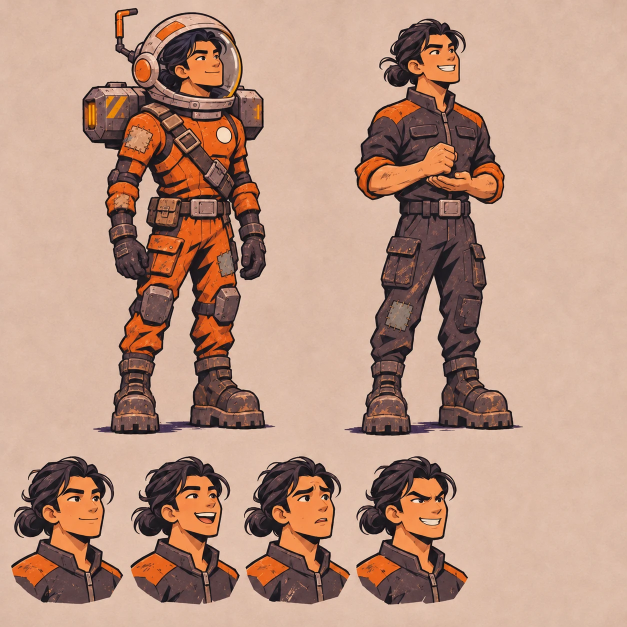
#> input picture art/C/05-nhan-vat/demo-pc/pc1.webp, 1254 x 1254 px, given in place of pc1.png, which was not available (shown at 1/2 size)
$ python ghep.py ../pc1.webp ../pc2.webp
#> lines starting #> are read from the running program, lines starting #| are printed output that depends on the picture
import sys, os
from PIL import Image, ImageDraw, ImageFont

src, dst = sys.argv[1], sys.argv[2]
os.makedirs(dst, exist_ok=True)
CARDS = [
    ("pc1.png", "PC-1  Nguyễn Việt", "Người truyền lửa - Việt Nam, nam, 29 - slot cam ○ - MVP"),
    ("pc2.png", "PC-2  Jonas Weber", "Chỗ dựa - Đức, nam, 34 - slot lam ngọc △ - MVP"),
    ("pc3.png", "PC-3  Mei Tanaka", "Cây hài - Nhật Bản, nữ, 26 - slot vàng chanh □ - Sau MVP"),
    ("pc4.png", "PC-4  Niamh Doyle", "Bộ não - Ireland, nữ, 36 - slot hồng tím ◇ - Sau MVP"),
]
F = "C:/Windows/Fonts/"
big = ImageFont.truetype(F + "segoeuib.ttf", 44)
small = ImageFont.truetype(F + "segoeui.ttf", 28)
sym = ImageFont.truetype(F + "seguisym.ttf", 28)
W, BAR = 1254, 110
sheet = Image.new("RGB", (W * 2, (W + BAR) * 2), "#F5EFE0")
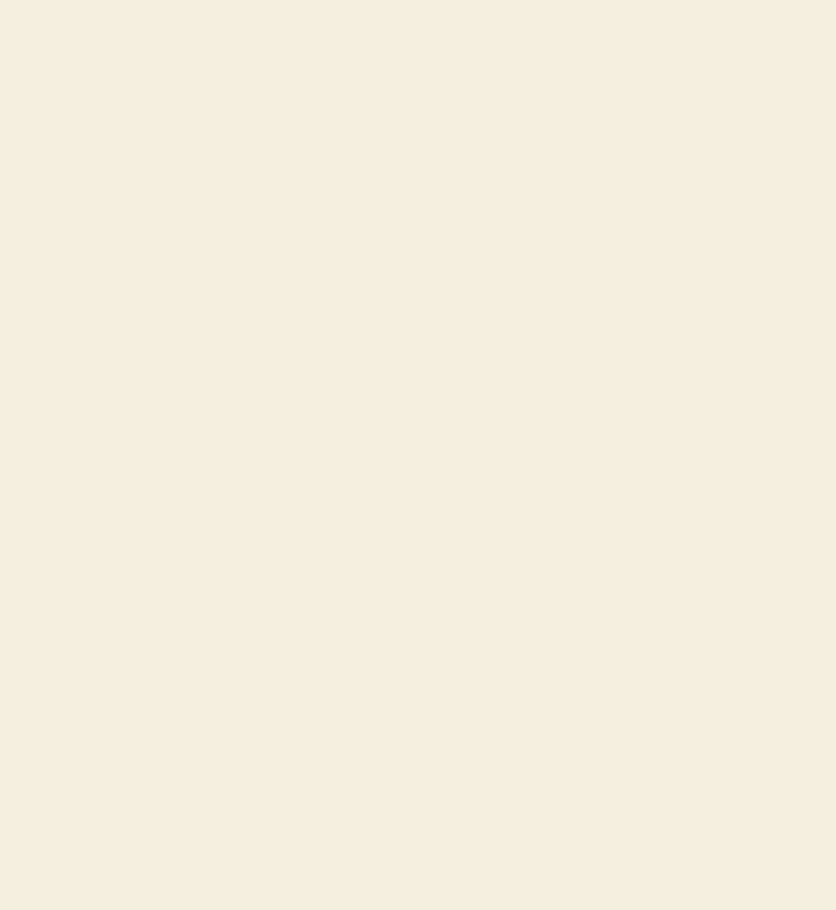
#> sheet: PIL image 2508x2728 RGB (shown at 1/3 size); mean R, G, B 245, 239, 224
d = ImageDraw.Draw(sheet)
for i, (f, name, sub) in enumerate(CARDS):
    im = Image.open(os.path.join(src, f)).convert("RGB")
#> im is the input picture: PIL image 1254x1254 RGB; mean R, G, B 186.5, 149.5, 130.7
    assert im.size == (W, W), (f, im.size)
    x, y = (i % 2) * W, (i // 2) * (W + BAR)
    d.text((x + 40, y + 14), name, font=big, fill="#1B1530")
    for part in sub.split(" "):  # ký hiệu slot cần font ký hiệu, chữ Việt cần Segoe UI
        f2 = sym if part in "○△□◇" else small
        d.text((x + 40 + (cx := locals().get("cx", 0)), y + 68), part, font=f2, fill="#4A4458")
        cx += d.textlength(part + " ", font=f2)
#> this loop made 14 passes
#> cx on passes 1 to 12: 90.3, 191, 242.6, 261.6, 325.1, 408.3, 488.3, 532.8, 551.8, 611.2, 680, 713.3
#> after the loop, cx = 801.4
    del cx
    sheet.paste(im, (x, y + BAR))
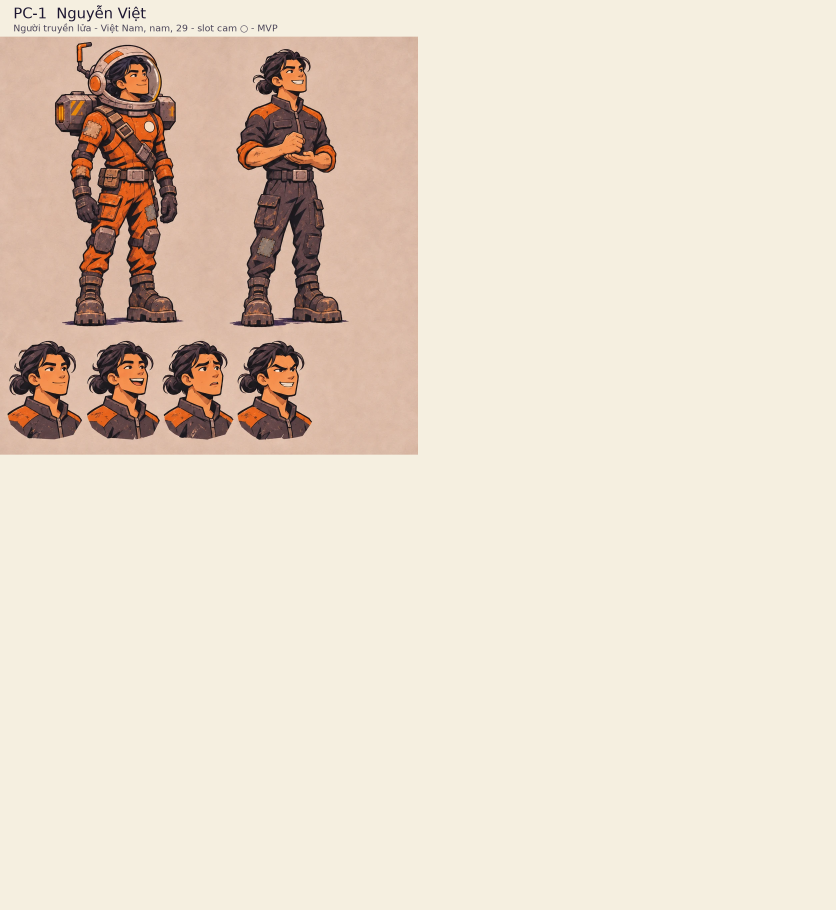
#> sheet: PIL image 2508x2728 RGB (shown at 1/3 size); mean R, G, B 231.3, 218.2, 202.4
    im.save(os.path.join(dst, f.replace(".png", ".webp")), quality=88)
#> pass 2 of the loop `for i, (f, name, sub) in enumerate(CARDS):`:
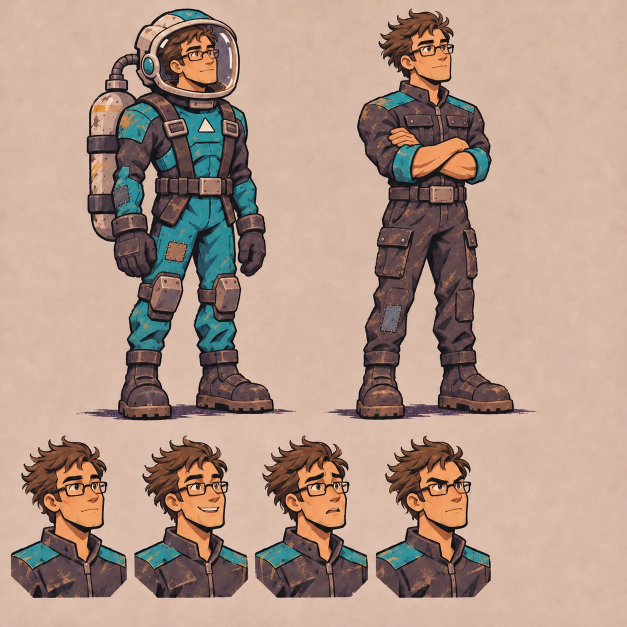
#> input picture art/C/05-nhan-vat/demo-pc/pc2.webp, 1254 x 1254 px, given in place of pc2.png, which was not available (shown at 1/2 size)
#> im is the input picture: PIL image 1254x1254 RGB; mean R, G, B 177.4, 150.9, 136.2
#> the loop `for part in sub.split(" "):` made 13 passes
#> cx on passes 1 to 8: 63.33, 124.9, 143.9, 216.6, 296.6, 341.1, 360.1, 419.5
#> after the loop `for part in sub.split(" "):`: cx = 676.2
#> `sheet.paste(im, (x, y + BAR))`:
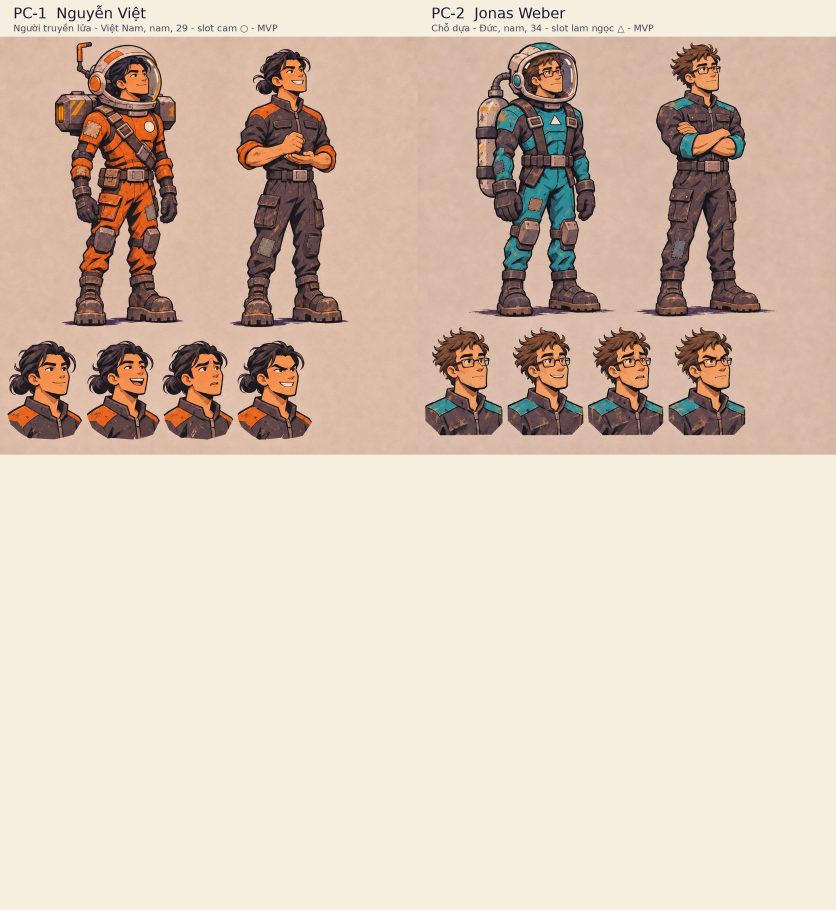
#> sheet: PIL image 2508x2728 RGB (shown at 1/3 size); mean R, G, B 215.6, 197.8, 182.1
#> pass 3 of the loop `for i, (f, name, sub) in enumerate(CARDS):`:
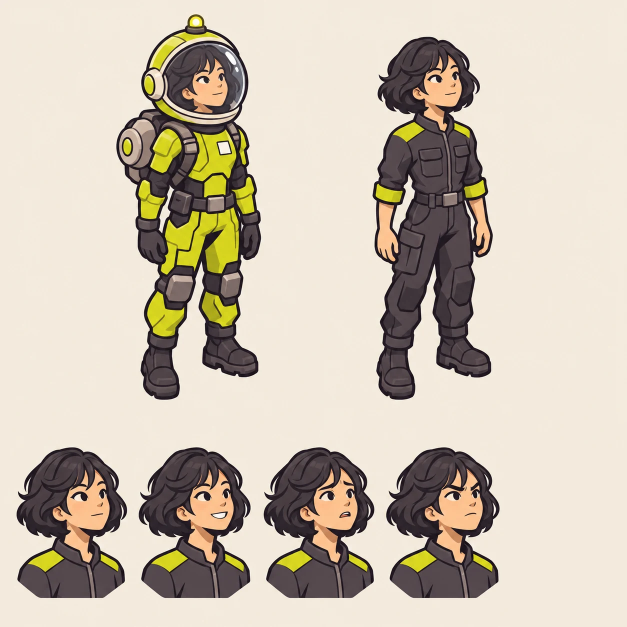
#> input picture art/C/05-nhan-vat/demo-pc/pc3.webp, 1254 x 1254 px, given in place of pc3.png, which was not available (shown at 1/2 size)
#> im is the input picture: PIL image 1254x1254 RGB; mean R, G, B 203.2, 192.5, 176.9
#> the loop `for part in sub.split(" "):` made 15 passes
#> cx on passes 1 to 8: 62.19, 113.8, 132.8, 208.5, 280.5, 333.8, 378.3, 397.3
#> after the loop `for part in sub.split(" "):`: cx = 814.7
#> `sheet.paste(im, (x, y + BAR))`:
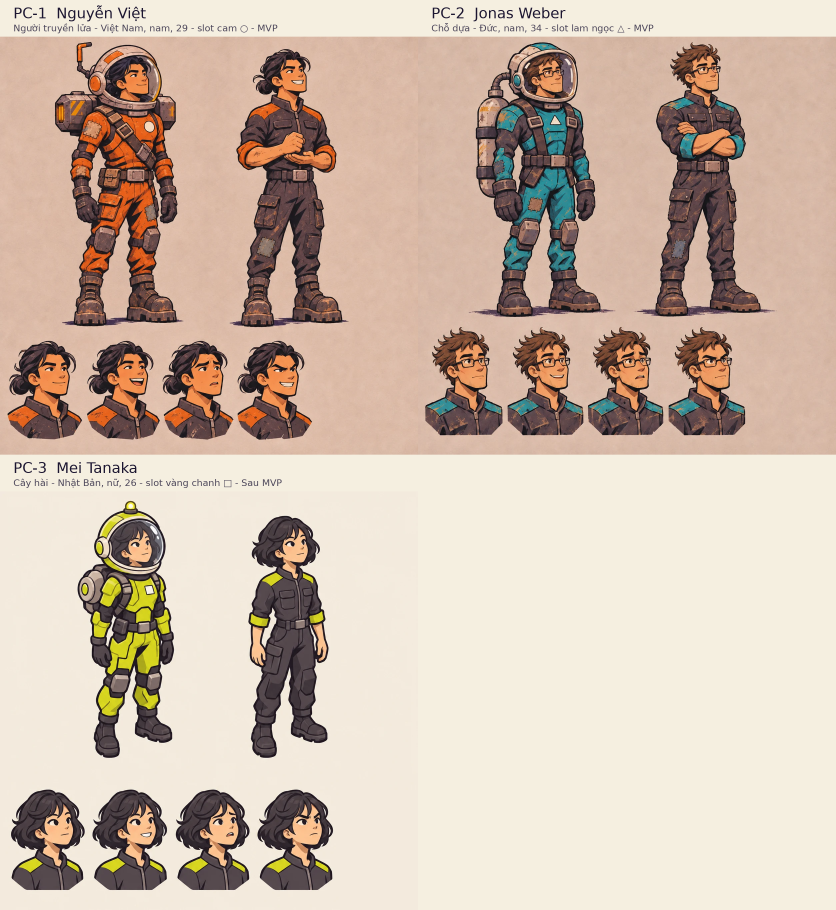
#> sheet: PIL image 2508x2728 RGB (shown at 1/3 size); mean R, G, B 205.8, 186.9, 171.1
#> the loop made 4 passes; the first 3 are shown
sheet.save(os.path.join(dst, "doi-hinh-4-pc.webp"), quality=88)
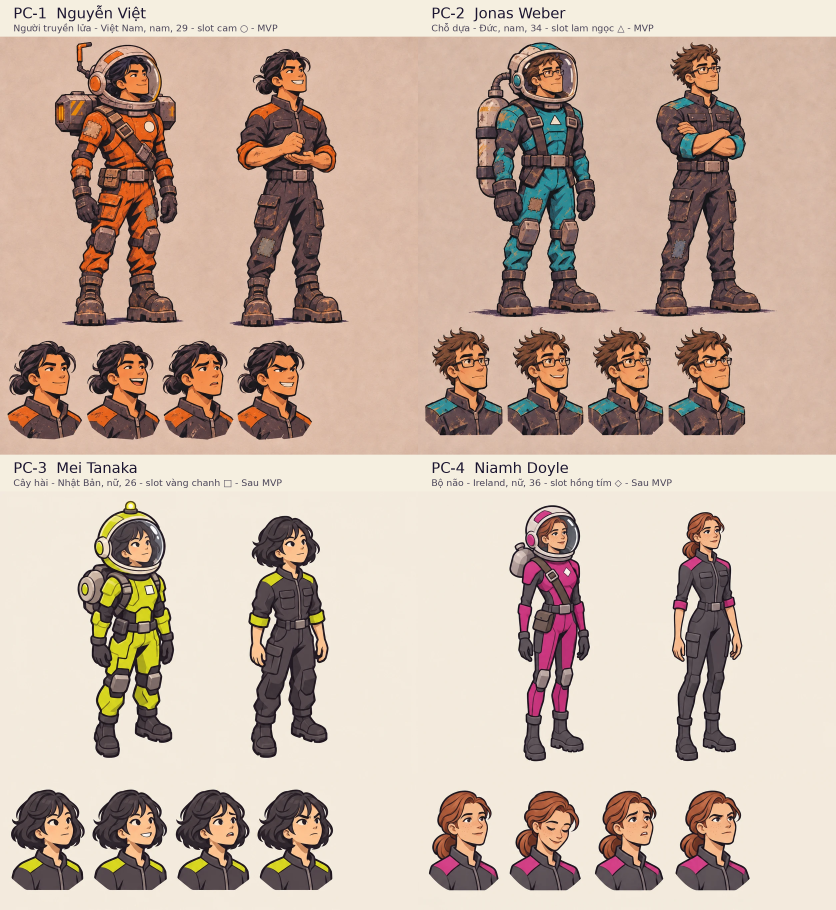
#> saved as doi-hinh-4-pc.webp: PIL image 2508x2728 RGB (shown at 1/3 size); mean R, G, B 198.5, 177.2, 162.7
sheet.resize((W, W + BAR)).save(os.path.join(src, "preview.png"))
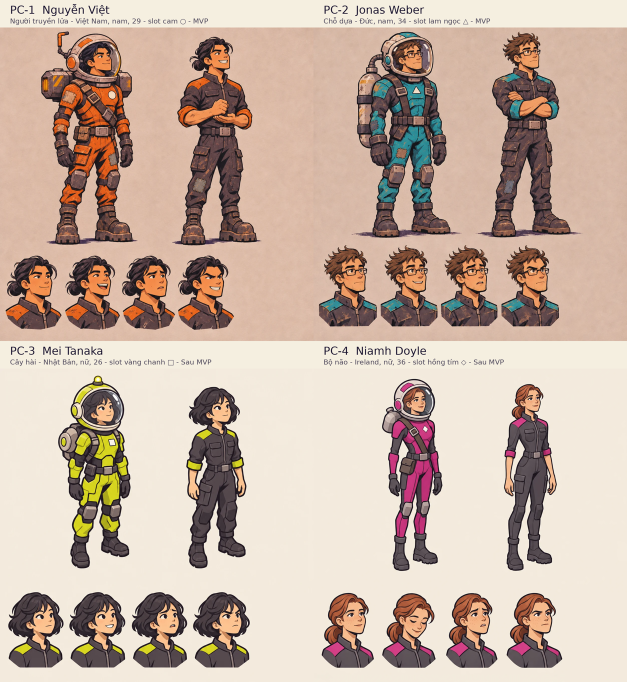
#> saved as preview.png: PIL image 1254x1364 RGB (shown at 1/2 size); mean R, G, B 198.5, 177.2, 162.7
print("ok", sheet.size)
#| ok (2508, 2728)
